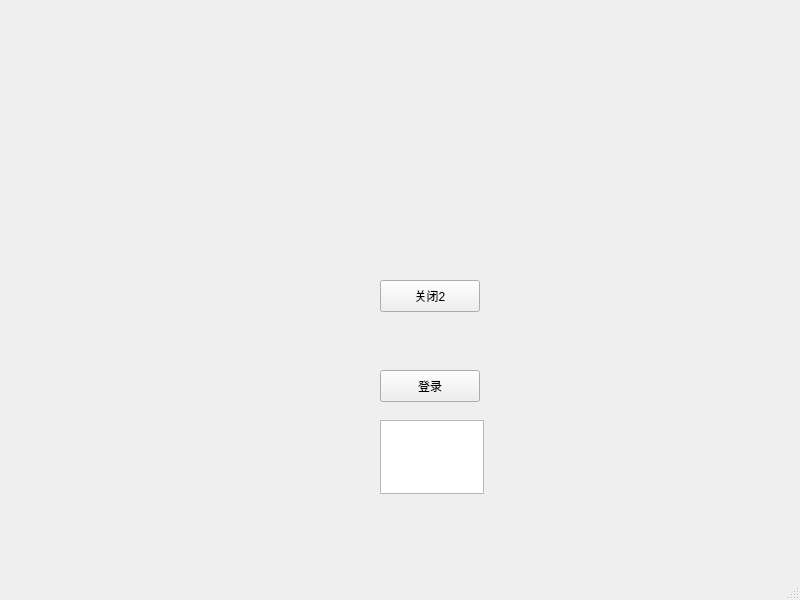
<?xml version="1.0" encoding="UTF-8"?>
<ui version="4.0">
 <class>MainWindow</class>
 <widget class="QMainWindow" name="MainWindow">
  <property name="geometry">
   <rect>
    <x>0</x>
    <y>0</y>
    <width>800</width>
    <height>600</height>
   </rect>
  </property>
  <property name="windowTitle">
   <string>MainWindow</string>
  </property>
  <widget class="QWidget" name="centralwidget">
   <widget class="QPushButton" name="pushButton">
    <property name="geometry">
     <rect>
      <x>380</x>
      <y>280</y>
      <width>100</width>
      <height>32</height>
     </rect>
    </property>
    <property name="text">
     <string>关闭2</string>
    </property>
   </widget>
   <widget class="QPushButton" name="loginButton">
    <property name="geometry">
     <rect>
      <x>380</x>
      <y>370</y>
      <width>100</width>
      <height>32</height>
     </rect>
    </property>
    <property name="text">
     <string>登录</string>
    </property>
   </widget>
   <widget class="QTextEdit" name="passwordEdit">
    <property name="geometry">
     <rect>
      <x>380</x>
      <y>420</y>
      <width>104</width>
      <height>74</height>
     </rect>
    </property>
   </widget>
  </widget>
  <widget class="QMenuBar" name="menubar">
   <property name="geometry">
    <rect>
     <x>0</x>
     <y>0</y>
     <width>800</width>
     <height>24</height>
    </rect>
   </property>
  </widget>
  <widget class="QStatusBar" name="statusbar"/>
 </widget>
 <resources/>
 <connections/>
</ui>
